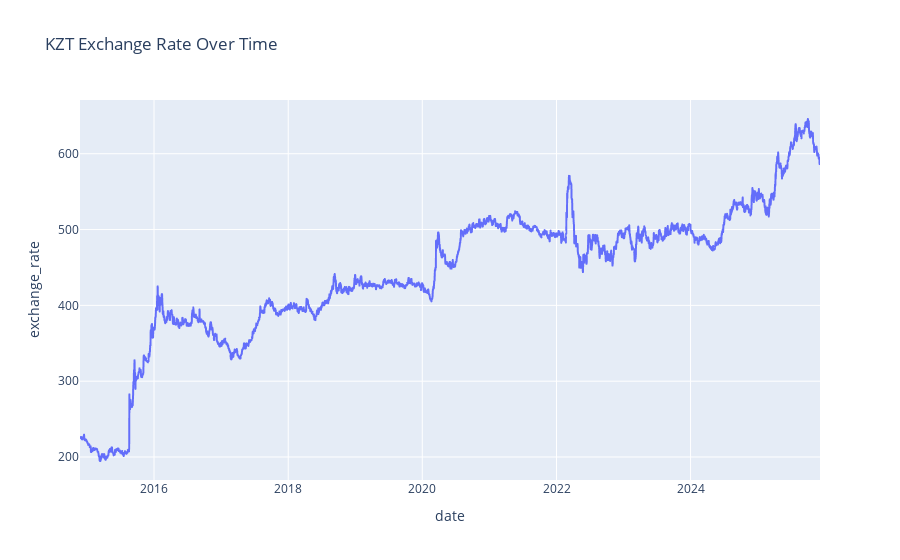

Here is the notebook cell this chart was saved with:
### Markdown cell above
# Visualizing the data

### Code cell
line = px.line(df_kzt, x='date', y='exchange_rate', title='KZT Exchange Rate Over Time')
line.show()

### Figure 1 — Plotly figure (JSON) as saved in the notebook; plotly's stock layout.template omitted (floating-point values rounded to 4 significant figures; data arrays with more than 128 entries replaced by an {"elided": "..."} marker saying what was removed)
{"data": [{"hovertemplate": "date=%{x}<br>exchange_rate=%{y}<extra></extra>", "legendgroup": "", "line": {"color": "#636efa", "dash": "solid"}, "marker": {"symbol": "circle"}, "mode": "lines", "name": "", "showlegend": false, "type": "scattergl", "x": {"elided": "4031 str values"}, "xaxis": "x", "y": {"elided": "4031 float values"}, "yaxis": "y"}], "layout": {"legend": {"tracegroupgap": 0}, "title": {"text": "KZT Exchange Rate Over Time"}, "xaxis": {"anchor": "y", "domain": [0, 1], "title": {"text": "date"}}, "yaxis": {"anchor": "x", "domain": [0, 1], "title": {"text": "exchange_rate"}}}}
